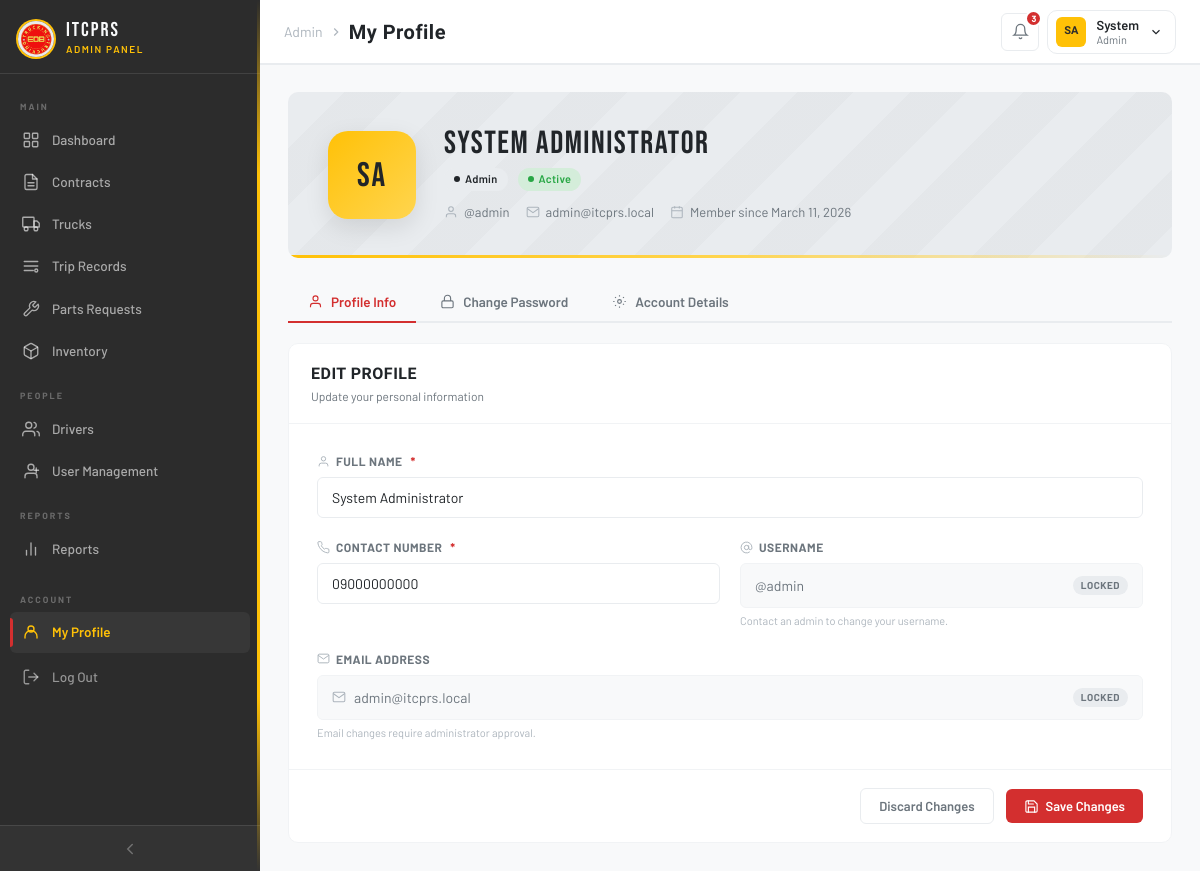
The page /ITCPRS/modules/profiles/profile.php (signed in) on the database its author committed.
### tables this page shows
CREATE TABLE `users` (
  `id` int UNSIGNED NOT NULL,
  `full_name` varchar(150) NOT NULL,
  `username` varchar(60) NOT NULL,
  `email` varchar(180) NOT NULL,
  `contact_number` varchar(20) NOT NULL,
  `photo` varchar(260) DEFAULT NULL COMMENT 'Profile photo filename — stored in /assets/uploads/drivers/',
  `password_hash` varchar(255) NOT NULL,
  `role` enum('admin','secretary','staff','driver') NOT NULL DEFAULT 'driver',
  `status` enum('active','inactive','suspended') NOT NULL DEFAULT 'active',
  `reset_token` varchar(100) DEFAULT NULL,
  `reset_expires` datetime DEFAULT NULL,
  `created_at` datetime NOT NULL DEFAULT CURRENT_TIMESTAMP,
  `updated_at` datetime NOT NULL DEFAULT CURRENT_TIMESTAMP ON UPDATE CURRENT_TIMESTAMP,
  `last_login` datetime DEFAULT NULL
);

### ITCPRS/modules/profiles/profile.php (the view, shortened to what this page needs)
<?php
global $conn;
$uid  = $_SESSION['user']['id'];
$stmt = mysqli_prepare($conn,
    "SELECT id, full_name, username, email, contact_number, photo, role, status, created_at, last_login
     FROM users WHERE id = ? LIMIT 1"
);
mysqli_stmt_bind_param($stmt, 'i', $uid);
mysqli_stmt_execute($stmt);
$result = mysqli_stmt_get_result($stmt);
$user   = mysqli_fetch_assoc($result);
$active_tab    = 'info';
$role_labels = [
    'admin'     => ['Admin',     'pill-navy'],
    'secretary' => ['Secretary', 'pill-blue'],
    'staff'     => ['Staff',     'pill-green'],
    'driver'    => ['Driver',    'pill-amber'],
];
$status_labels = [
    'active'    => ['Active',    'pill-green'],
    'inactive'  => ['Inactive',  'pill-amber'],
    'suspended' => ['Suspended', 'pill-red'],
];
$initials = strtoupper(implode('', array_map(
    fn($w) => $w[0],
    array_slice(explode(' ', trim($user['full_name'])), 0, 2)
)));
$member_since = $user['created_at']
    ? date('F j, Y', strtotime($user['created_at']))
    : '—';
$page_title  = 'My Profile';
$active_menu = 'profile';
require_once __DIR__ . '/../../includes/admin_nav.php';
?>
<link rel="stylesheet" href="/assets/css/profile.css"/>
<div class="profile-wrap">
  <div class="profile-hero">
    <div class="profile-hero-avatar <?php echo !empty($user['photo']) ? 'has-photo' : ''; ?>">
      <?php if (!empty($user['photo'])): ?>
        <img src="/assets/uploads/users/<?php echo rawurlencode($user['photo']); ?>"
             alt="<?php echo htmlspecialchars($user['full_name']); ?>" />
      <?php else: ?>
        <?php echo $initials; ?>
      <?php endif; ?>
    </div>
    <div class="profile-hero-info">
      <div class="profile-hero-name"><?php echo htmlspecialchars($user['full_name']); ?></div>
      <div class="profile-hero-meta">
        <?php
          [$rl, $rc] = $role_labels[$user['role']]   ?? [$user['role'],   'pill-navy'];
          [$sl, $sc] = $status_labels[$user['status']] ?? [$user['status'], 'pill-navy'];
        ?>
        <span class="pill <?php echo $rc; ?>"><?php echo $rl; ?></span>
        <span class="pill <?php echo $sc; ?>"><?php echo $sl; ?></span>
      </div>
      <div class="profile-hero-sub">
        <span>
          <svg viewBox="0 0 24 24"><path d="M20 21v-2a4 4 0 0 0-4-4H8a4 4 0 0 0-4 4v2"/><circle cx="12" cy="7" r="4"/></svg>
          @<?php echo htmlspecialchars($user['username']); ?>
        </span>
        <span>
          <svg viewBox="0 0 24 24"><path d="M4 4h16c1.1 0 2 .9 2 2v12c0 1.1-.9 2-2 2H4c-1.1 0-2-.9-2-2V6c0-1.1.9-2 2-2z"/><polyline points="22,6 12,13 2,6"/></svg>
          <?php echo htmlspecialchars($user['email']); ?>
        </span>
        <span>
          <svg viewBox="0 0 24 24"><rect x="3" y="4" width="18" height="18" rx="2" ry="2"/><line x1="16" y1="2" x2="16" y2="6"/><line x1="8" y1="2" x2="8" y2="6"/><line x1="3" y1="10" x2="21" y2="10"/></svg>
          Member since <?php echo $member_since; ?>
        </span>
      </div>
    </div>
  </div>
  <div class="profile-tabs" id="profileTabs">
    <button class="profile-tab <?php echo $active_tab === 'info' ? 'active' : ''; ?>"
            data-tab="info" type="button">
      <svg viewBox="0 0 24 24"><path d="M20 21v-2a4 4 0 0 0-4-4H8a4 4 0 0 0-4 4v2"/><circle cx="12" cy="7" r="4"/></svg>
      Profile Info
    </button>
    <button class="profile-tab <?php echo $active_tab === 'password' ? 'active' : ''; ?>"
            data-tab="password" type="button">
      <svg viewBox="0 0 24 24"><rect x="3" y="11" width="18" height="11" rx="2" ry="2"/><path d="M7 11V7a5 5 0 0 1 10 0v4"/></svg>
      Change Password
    </button>
    <button class="profile-tab <?php echo $active_tab === 'account' ? 'active' : ''; ?>"
            data-tab="account" type="button">
      <svg viewBox="0 0 24 24"><circle cx="12" cy="12" r="3"/><path d="M19.07 4.93l-1.41 1.41M4.93 4.93l1.41 1.41M12 2v2m0 16v2m7.07-4.93-1.41-1.41M4.93 19.07l1.41-1.41M22 12h-2M4 12H2"/></svg>
      Account Details
    </button>
  </div>
  <div class="tab-panel <?php echo $active_tab === 'info' ? 'active' : ''; ?>" id="tab-info">
    <div class="card">
      <div class="card-head">
        <div>
          <h2>Edit Profile</h2>
          <div class="card-head-sub">Update your personal information</div>
        </div>
      </div>
      <form method="POST" action="profile.php" novalidate>
        <div class="info-grid">
          <div class="info-col-full">
            <div class="field-label">
              <svg viewBox="0 0 24 24"><path d="M20 21v-2a4 4 0 0 0-4-4H8a4 4 0 0 0-4 4v2"/><circle cx="12" cy="7" r="4"/></svg>
              Full Name <span style="color:var(--red);margin-left:2px;">*</span>
            </div>
            <input type="text" name="full_name" class="profile-input"
              placeholder="e.g. Juan dela Cruz"
              value="<?php echo htmlspecialchars($user['full_name']); ?>"
              autocomplete="name" required/>
          </div>
          <div>
            <div class="field-label">
              Contact Number <span style="color:var(--red);margin-left:2px;">*</span>
            </div>
            <input type="tel" name="contact_number" class="profile-input"
              placeholder="e.g. 09171234567"
              value="<?php echo htmlspecialchars($user['contact_number']); ?>"
              autocomplete="tel" required/>
          </div>
          <div>
            <div class="field-label">
              <svg viewBox="0 0 24 24"><circle cx="12" cy="12" r="4"/><path d="M16 8v5a3 3 0 0 0 6 0v-1a10 10 0 1 0-3.92 7.94"/></svg>
              Username
            </div>
            <div class="readonly-field">
              @<?php echo htmlspecialchars($user['username']); ?>
              <span class="readonly-badge">Locked</span>
            </div>
            <div style="font-size:11px;color:var(--text-light);margin-top:5px;">
              Contact an admin to change your username.
            </div>
          </div>
          <div class="info-col-full">
            <div class="field-label">
              <svg viewBox="0 0 24 24"><path d="M4 4h16c1.1 0 2 .9 2 2v12c0 1.1-.9 2-2 2H4c-1.1 0-2-.9-2-2V6c0-1.1.9-2 2-2z"/><polyline points="22,6 12,13 2,6"/></svg>
              Email Address
            </div>
            <div class="readonly-field">
              <svg viewBox="0 0 24 24"><path d="M4 4h16c1.1 0 2 .9 2 2v12c0 1.1-.9 2-2 2H4c-1.1 0-2-.9-2-2V6c0-1.1.9-2 2-2z"/><polyline points="22,6 12,13 2,6"/></svg>
              <?php echo htmlspecialchars($user['email']); ?>
              <span class="readonly-badge">Locked</span>
            </div>
            <div style="font-size:11px;color:var(--text-light);margin-top:5px;">
              Email changes require administrator approval.
            </div>
          </div>
        </div>
        <div class="form-foot">
          <button type="reset" class="btn btn-outline">Discard Changes</button>
          <button type="submit" class="btn btn-primary">
            <svg viewBox="0 0 24 24" fill="none" stroke="currentColor" stroke-width="1.8" stroke-linecap="round">
              <path d="M19 21H5a2 2 0 0 1-2-2V5a2 2 0 0 1 2-2h11l5 5v11a2 2 0 0 1-2 2z"/>
              <polyline points="17,21 17,13 7,13 7,21"/>
              <polyline points="7,3 7,8 15,8"/>
            </svg>
            Save Changes
          </button>
        </div>
      </form>
    </div>
  </div>
</div>
<?php require_once __DIR__ . '/../../includes/admin_nav_end.php'; ?>

### ITCPRS/includes/admin_nav.php (shortened to what this page needs)
<?php
$nav_user     = $_SESSION['user'];
$nav_role     = $nav_user['role'];
$nav_name     = $nav_user['full_name'];
$nav_initials = strtoupper(implode('', array_map(
  fn($w) => $w[0],
  array_slice(explode(' ', trim($nav_name)), 0, 2)
)));
$nav_photo = null;
if (!empty($nav_user['id'])) {
  global $conn;
  $_nav_ps = mysqli_prepare($conn, "SELECT photo FROM users WHERE id = ? LIMIT 1");
  if ($_nav_ps) {
    mysqli_stmt_bind_param($_nav_ps, 'i', $nav_user['id']);
    mysqli_stmt_execute($_nav_ps);
    $nav_photo = mysqli_fetch_assoc(mysqli_stmt_get_result($_nav_ps))['photo'] ?? null;
  }
}
$_nav_photo_url = $nav_photo
  ? '/assets/uploads/users/' . rawurlencode($nav_photo)
  : null;
$nav_avatar_topbar = $_nav_photo_url
  ? '<img src="' . htmlspecialchars($_nav_photo_url) . '" alt="' . htmlspecialchars($nav_name) . '" />'
  : htmlspecialchars($nav_initials);
$active_menu = $active_menu ?? 'dashboard';
$page_title  = $page_title  ?? 'Admin Panel';
$nav_sections = [
  'Main'    => ['dashboard', 'contracts', 'trucks', 'trips', 'parts', 'inventory'],
  'People'  => ['drivers', 'users'],
  'Reports' => ['reports'],
];
?>
<!DOCTYPE html>
<html lang="en">
<head>
  <link rel="stylesheet" href="/assets/css/sidenav.css" />
  <link rel="stylesheet" href="/assets/css/admin.css" />
</head>
<body>
  <aside class="sidebar" id="sidebar">
    <div class="sidebar-brand">
      <div class="sidebar-logo-wrap"><img src="/assets/images/logo.jpg" alt="ITCPRS Logo" /></div>
      <div class="sidebar-brand-text">
        <span class="sidebar-brand-name">ITCPRS</span>
        <span class="sidebar-brand-sub">Admin Panel</span>
      </div>
    </div>
    <nav class="sidebar-nav">
      <?php foreach ($nav_sections as $section_label => $section_keys): ?>
        <div class="sidebar-nav-section"><?php echo $section_label; ?></div>
        <?php foreach ($section_keys as $key):
          $item = $nav_items[$key];
          $is_active = ($active_menu === $key);
        ?>
          <a href="<?php echo htmlspecialchars($item['href']); ?>"
            class="sidebar-nav-item <?php echo $is_active ? 'active' : ''; ?>"
            data-label="<?php echo htmlspecialchars($item['label']); ?>"
            title="<?php echo htmlspecialchars($item['label']); ?>">
            <svg class="nav-icon" viewBox="0 0 24 24" fill="none"
              stroke="currentColor" stroke-linecap="round" stroke-linejoin="round">
              <?php echo $item['icon']; ?>
            </svg>
            <span class="nav-label"><?php echo htmlspecialchars($item['label']); ?></span>
          </a>
        <?php endforeach; ?>
      <?php endforeach; ?>
      <div class="sidebar-nav-section" style="margin-top:8px;">Account</div>
      <a href="/modules/profiles/profile.php"
        class="sidebar-nav-item <?php echo $active_menu === 'profile' ? 'active' : ''; ?>"
        data-label="My Profile" title="My Profile">
        <svg class="nav-icon" viewBox="0 0 24 24" fill="none" stroke="currentColor" stroke-linecap="round" stroke-linejoin="round">
          <circle cx="12" cy="8" r="4" />
          <path d="M4 20v-2a8 8 0 0 1 16 0v2" />
        </svg>
        <span class="nav-label">My Profile</span>
      </a>
      <a href="#"
        class="sidebar-nav-item sidebar-nav-logout"
        data-label="Log Out" title="Log Out"
        onclick="ITCAlert.confirmLogout(); return false;">
        <svg class="nav-icon" viewBox="0 0 24 24" fill="none" stroke="currentColor" stroke-linecap="round" stroke-linejoin="round">
          <path d="M9 21H5a2 2 0 0 1-2-2V5a2 2 0 0 1 2-2h4" />
          <polyline points="16,17 21,12 16,7" />
          <line x1="21" y1="12" x2="9" y2="12" />
        </svg>
        <span class="nav-label">Log Out</span>
      </a>
    </nav>
    <button class="sidebar-collapse-btn" id="collapseBtn" title="Collapse sidebar">
      <svg viewBox="0 0 24 24" fill="none" stroke="currentColor" stroke-width="2" stroke-linecap="round">
        <polyline points="15,18 9,12 15,6" />
      </svg>
    </button>
  </aside>
  <header class="topbar" id="topbar">
    <div class="topbar-title">
      <span class="topbar-breadcrumb">Admin</span>
      <svg width="14" height="14" viewBox="0 0 24 24" fill="none" stroke="currentColor" stroke-width="2" style="color:var(--text-light)">
        <polyline points="9,18 15,12 9,6" />
      </svg>
      <span class="page-title"><?php echo htmlspecialchars($page_title); ?></span>
    </div>
    <div class="topbar-actions">
      <button class="topbar-icon-btn" title="Notifications">
        <svg viewBox="0 0 24 24" fill="none" stroke="currentColor" stroke-width="1.8" stroke-linecap="round">
          <path d="M18 8A6 6 0 0 0 6 8c0 7-3 9-3 9h18s-3-2-3-9" />
          <path d="M13.73 21a2 2 0 0 1-3.46 0" />
        </svg>
        <span class="topbar-notif-badge">3</span>
      </button>
      <div class="topbar-user" id="topbarUser">
        <div class="topbar-avatar <?php echo $nav_photo ? 'has-photo' : ''; ?>"><?php echo $nav_avatar_topbar; ?></div>
        <div class="topbar-user-info">
          <span class="topbar-user-name"><?php echo htmlspecialchars(explode(' ', $nav_name)[0]); ?></span>
          <span class="topbar-user-role"><?php echo ucfirst($nav_role); ?></span>
        </div>
        <svg viewBox="0 0 24 24" fill="none" stroke="currentColor" stroke-width="2" width="14">
          <polyline points="6,9 12,15 18,9" />
        </svg>
      </div>
    </div>
  </header>
  <main class="admin-body" id="adminBody">

### ITCPRS/assets/css/admin.css (style rules this page uses)
:root { --brand-red: #d32f2f; --brand-red-light: #ef5350; --brand-red-bg: #ffebee; --brand-yellow: #ffc107; --brand-yellow-light: #ffd54f; --brand-yellow-bg: #fff8e1; --white: #ffffff; --light-grey-100: #f8f9fa; --light-grey-200: #e9ecef; --light-grey-300: #dee2e6; --light-grey-400: #ced4da; --grey: #6c757d; --dark-grey: #343a40; --bg: #f8f9fa; --bg-card: #ffffff; --border: #e9ecef; --border-soft: #f1f3f5; --text: #212529; --text-muted: #6c757d; --text-light: #adb5bd; --green: #28a745; --green-bg: #d4edda; --red: var(--brand-red); --red-bg: #ffebee; --amber: var(--brand-yellow); --amber-bg: #fff8e1; --blue: #007bff; --blue-bg: #cce5ff; --radius: 10px; --radius-sm: 6px; --shadow: 0 2px 12px rgba(0,0,0,0.05); --shadow-md: 0 8px 32px rgba(0,0,0,0.08); --shadow-lg: 0 20px 60px rgba(0,0,0,0.12); --ease: cubic-bezier(0.4, 0, 0.2, 1); --fast: 0.15s; --med: 0.25s; --slow: 0.35s; }
.card { background: var(--bg-card); border: 1px solid var(--border-soft); border-radius: var(--radius); overflow: hidden; animation: fadeUp 0.5s var(--ease) both; animation-delay: 0.25s; }
.card-head { display: flex; align-items: center; justify-content: space-between; padding: 18px 22px; border-bottom: 1px solid var(--border-soft); }
.card-head h2 { font-family: 'Barlow Condensed', sans-serif; font-size: 16px; font-weight: 700; color: var(--text); letter-spacing: 0.5px; text-transform: uppercase; }
.card-head-sub { font-size: 12px; color: var(--text-muted); margin-top: 1px; }
.pill { display: inline-flex; align-items: center; gap: 5px; padding: 3px 10px; border-radius: 20px; font-size: 11px; font-weight: 600; letter-spacing: 0.3px; }
.pill::before { content: ''; width: 6px; height: 6px; border-radius: 50%; background: currentColor; }
.pill-green { background: var(--green-bg); color: var(--green); }
.pill-navy { background: var(--light-grey-200); color: var(--text); }
.btn { display: inline-flex; align-items: center; gap: 7px; padding: 9px 18px; border-radius: var(--radius-sm); font-family: 'Barlow', sans-serif; font-size: 13px; font-weight: 600; cursor: pointer; border: none; transition: all var(--fast) var(--ease); white-space: nowrap; }
.btn-primary { background: var(--brand-red); color: var(--white); }
.btn-outline { background: transparent; color: var(--text-muted); border: 1px solid var(--border); }
.btn svg { width: 15px; height: 15px; }

### rows shown on the page
users: full_name "SA", full_name "System", role "Admin", full_name "System Administrator", username "admin", email "admin@itcprs.local", created_at "March 11, 2026", contact_number "09000000000"

### other values the page prints
$section_label "MAIN"
$item['label'] "Dashboard"
$item['label'] "Contracts"
$item['label'] "Trucks"
$item['label'] "Trip Records"
$item['label'] "Parts Requests"
$item['label'] "Inventory"
$section_label "PEOPLE"
$item['label'] "Drivers"
$item['label'] "User Management"
$section_label "REPORTS"
$item['label'] "Reports"
$page_title "My Profile"
$rl "Admin"
$sl "Active"
